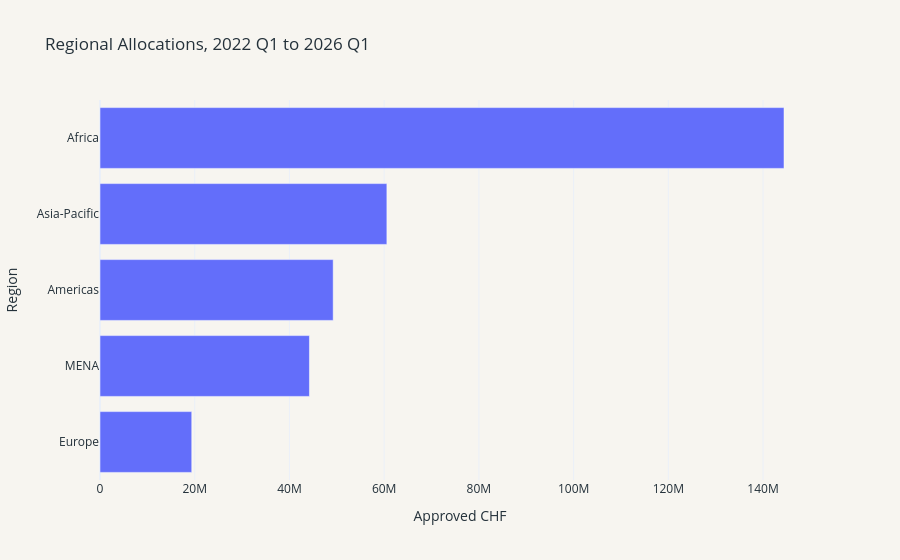

Here is the notebook cell this chart was saved with:
### Code cell
region_summary = (
    region_quarter.groupby('Region', as_index=False)['total_approved_chf']
                 .sum()
                 .sort_values('total_approved_chf', ascending=False)
)

fig_region = px.bar(
    region_summary,
    x='total_approved_chf',
    y='Region',
    orientation='h',
    title='Regional Allocations, 2022 Q1 to 2026 Q1',
    labels={'total_approved_chf': 'Approved CHF'}
)
fig_region.update_layout(
    template='plotly_white',
    paper_bgcolor=HUMANITARIAN_MODES['background'],
    plot_bgcolor=HUMANITARIAN_MODES['background'],
    font={'color': HUMANITARIAN_MODES['text']},
    yaxis={'categoryorder': 'total ascending'}
)

fig_region

### Figure 1 — Plotly figure (JSON) as saved in the notebook; plotly's stock layout.template omitted (floating-point values rounded to 4 significant figures)
{"data": [{"hovertemplate": "Approved CHF=%{x}<br>Region=%{y}<extra></extra>", "legendgroup": "", "marker": {"color": "#636efa", "pattern": {"shape": ""}}, "name": "", "orientation": "h", "showlegend": false, "textposition": "auto", "type": "bar", "x": [144419914, 60572735, 49236085, 44220537, 19371973], "xaxis": "x", "y": ["Africa", "Asia-Pacific", "Americas", "MENA", "Europe"], "yaxis": "y"}], "layout": {"barmode": "relative", "font": {"color": "#24313A"}, "legend": {"tracegroupgap": 0}, "paper_bgcolor": "#F7F5F0", "plot_bgcolor": "#F7F5F0", "title": {"text": "Regional Allocations, 2022 Q1 to 2026 Q1"}, "xaxis": {"anchor": "y", "domain": [0, 1], "title": {"text": "Approved CHF"}}, "yaxis": {"anchor": "x", "categoryorder": "total ascending", "domain": [0, 1], "title": {"text": "Region"}}}}
